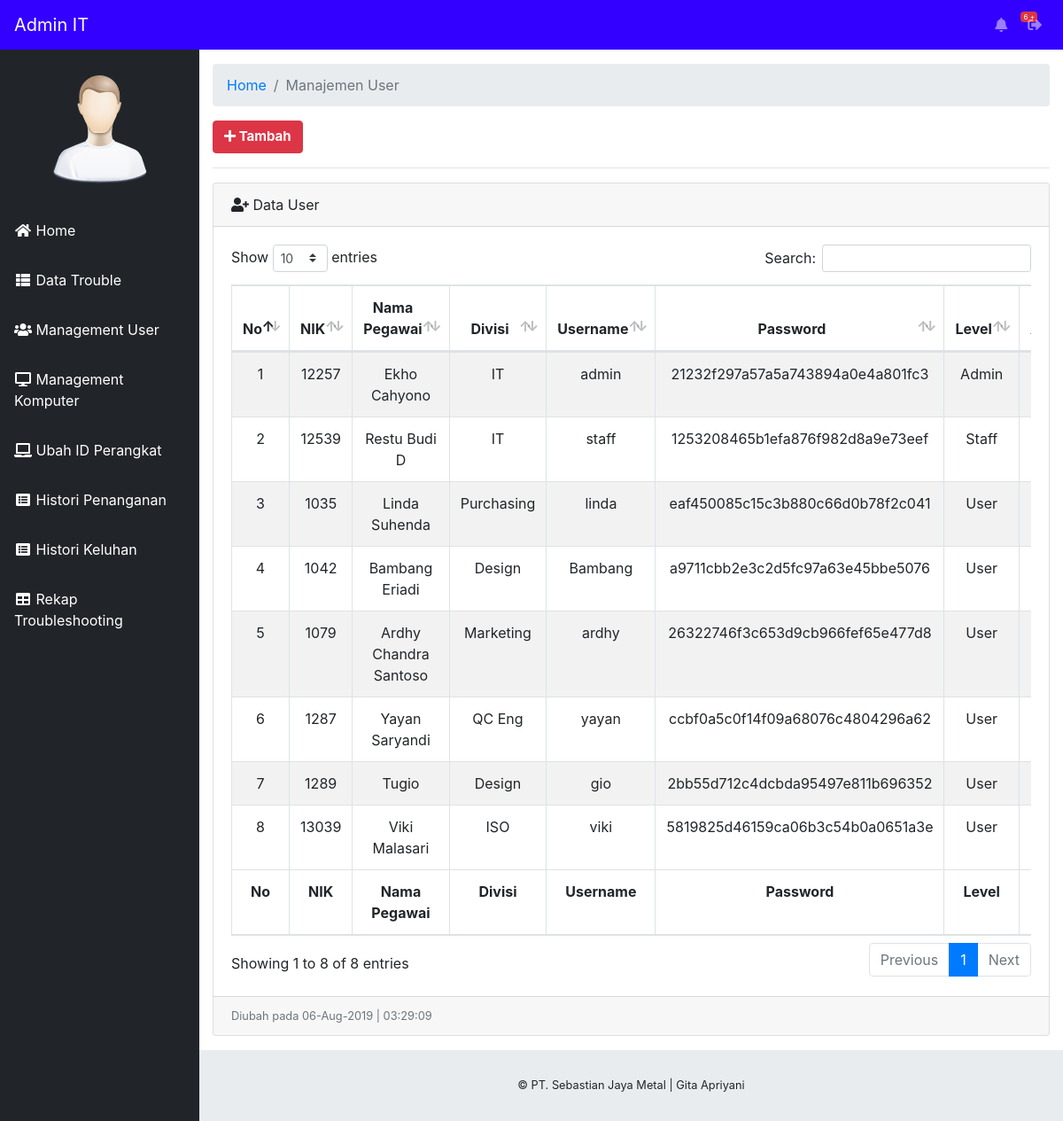
Page /staff/index.php?halaman=management-user (signed in) on the committed database.
### tables this page shows
CREATE TABLE IF NOT EXISTS `user` (
  `id_user` int(10) NOT NULL AUTO_INCREMENT,
  `nik` varchar(10) NOT NULL,
  `nm_pegawai` varchar(25) NOT NULL,
  `divisi` varchar(25) NOT NULL,
  `username` varchar(50) NOT NULL,
  `password` varchar(50) NOT NULL,
  `level` varchar(10) NOT NULL,
  PRIMARY KEY (`id_user`)
);

### staff/management-user.php (the view, shortened to what this page needs)
<div class="container-fluid">
        <ol class="breadcrumb">
          <li class="breadcrumb-item">
            <a href="index.php">Home</a>
          </li>
          <li class="breadcrumb-item active">Manajemen User</li>
        </ol>
        <?php
          include 'mod-tambahuser.php';
        ?>
        <div class="card mb-3">
          <div class="card-header">
            <i class="fas fa-user-plus"></i> Data User
          </div>
          <div class="card-body">
            <div class="table-responsive">
              <table class="table table-striped table-bordered table-hover" id="dataTable">
                  <thead>
                      <tr>
                          <th><center>No</center></th>
                          <th><center>NIK</center></th>
                          <th><center>Nama Pegawai</center></th>
                          <th><center>Divisi</center></th>
                          <th><center>Username</center></th>
                          <th><center>Password</center></th>
                          <th><center>Level</center></th>
                          <th><center>Aksi</center></th>
                      </tr>
                  </thead>
                  <tfoot>
                      <tr>
                          <th><center>No</center></th>
                          <th><center>NIK</center></th>
                          <th><center>Nama Pegawai</center></th>
                          <th><center>Divisi</center></th>
                          <th><center>Username</center></th>
                          <th><center>Password</center></th>
                          <th><center>Level</center></th>
                          <th><center>Aksi</center></th>
                      </tr>
                  </tfoot>
                  <tbody>
                      <?php
                      $no = 1;
                      include '../config/koneksi.php';
                      $query = mysqli_query($konek, "SELECT * FROM user") or die(mysqli_error());
                        if(mysqli_num_rows($query) == 0){
                          echo '<tr><td collspan="4" align="center">Tidak ada data!</td></tr>';
                        }
                        else{
                          while ($data = mysqli_fetch_array($query)) {
                            ?>
                        <tr>
                            <td><center><?php echo $no++; ?></center></td>
                            <td><center><?php echo $data['nik']; ?></center></td>
                            <td><center><?php echo $data['nm_pegawai']; ?></center></td>
                            <td><center><?php echo $data['divisi']; ?></center></td>
                            <td><center><?php echo $data['username']; ?></center></td>
                            <td><center><?php echo $data['password']; ?></center></td>
                            <td><center><?php echo $data['level']; ?></center></td>
                            <td>
                            </td>
                        </tr>
                          <?php
                        }
                        }
                        ?>
                  </tbody>
              </table>
            </div>
          </div>
          <div class="card-footer small text-muted">Diubah pada <?php echo date("d-M-Y | H:i:s"); ?></div>
        </div>
      </div>

### rows in the picture
user: nik "12257", nm_pegawai "Ekho Cahyono", divisi "IT", username "admin", password "21232f297a57a5a743894a0e4a801fc3", level "Admin"
user: nik "12539", nm_pegawai "Restu Budi D", divisi "IT", username "staff", password "1253208465b1efa876f982d8a9e73eef", level "Staff"
user: nik "1035", nm_pegawai "Linda Suhenda", divisi "Purchasing", username "linda", password "eaf450085c15c3b880c66d0b78f2c041", level "User"
user: nik "1042", nm_pegawai "Bambang Eriadi", divisi "Design", username "Bambang", password "a9711cbb2e3c2d5fc97a63e45bbe5076", level "User"
user: nik "1079", nm_pegawai "Ardhy Chandra Santoso", divisi "Marketing", username "ardhy", password "26322746f3c653d9cb966fef65e477d8", level "User"
user: nik "1287", nm_pegawai "Yayan Saryandi", divisi "QC Eng", username "yayan", password "ccbf0a5c0f14f09a68076c4804296a62", level "User"
user: nik "1289", nm_pegawai "Tugio", divisi "Design", username "gio", password "2bb55d712c4dcbda95497e811b696352", level "User"
user: nik "13039", nm_pegawai "Viki Malasari", divisi "ISO", username "viki", password "5819825d46159ca06b3c54b0a0651a3e", level "User"

### other values in the picture
$level "Admin"
$countNotif "6"
